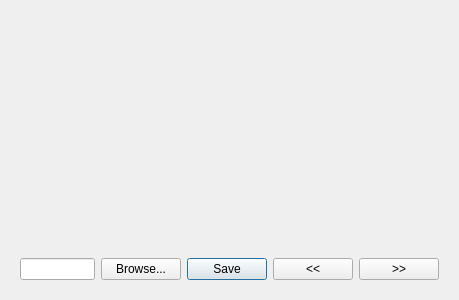
<?xml version="1.0" encoding="UTF-8"?>
<ui version="4.0">
 <class>AnnExtractorDialog</class>
 <widget class="QDialog" name="AnnExtractorDialog">
  <property name="geometry">
   <rect>
    <x>0</x>
    <y>0</y>
    <width>459</width>
    <height>300</height>
   </rect>
  </property>
  <property name="windowTitle">
   <string>Annotation Extractor</string>
  </property>
  <layout class="QVBoxLayout" name="verticalLayout">
   <item>
    <widget class="QLabel" name="imageLabel">
     <property name="text">
      <string/>
     </property>
    </widget>
   </item>
   <item alignment="Qt::AlignBottom">
    <widget class="QWidget" name="widget" native="true">
     <layout class="QGridLayout" name="gridLayout">
      <item row="4" column="2">
       <widget class="QPushButton" name="save_button">
        <property name="text">
         <string>Save</string>
        </property>
       </widget>
      </item>
      <item row="4" column="0">
       <widget class="QLineEdit" name="search_char"/>
      </item>
      <item row="4" column="1">
       <widget class="QPushButton" name="browse_button">
        <property name="text">
         <string>Browse...</string>
        </property>
       </widget>
      </item>
      <item row="4" column="3">
       <widget class="QPushButton" name="previous_button">
        <property name="text">
         <string>&lt;&lt;</string>
        </property>
       </widget>
      </item>
      <item row="4" column="4">
       <widget class="QPushButton" name="next_button">
        <property name="text">
         <string>&gt;&gt;</string>
        </property>
       </widget>
      </item>
      <item row="3" column="4">
       <widget class="QLabel" name="width_height_label">
        <property name="text">
         <string/>
        </property>
       </widget>
      </item>
      <item row="3" column="2" colspan="2">
       <widget class="QLabel" name="out_info_label">
        <property name="text">
         <string/>
        </property>
       </widget>
      </item>
      <item row="0" column="1" rowspan="4">
       <widget class="QLabel" name="preview_label">
        <property name="text">
         <string/>
        </property>
       </widget>
      </item>
     </layout>
    </widget>
   </item>
  </layout>
 </widget>
 <resources/>
 <connections/>
</ui>
